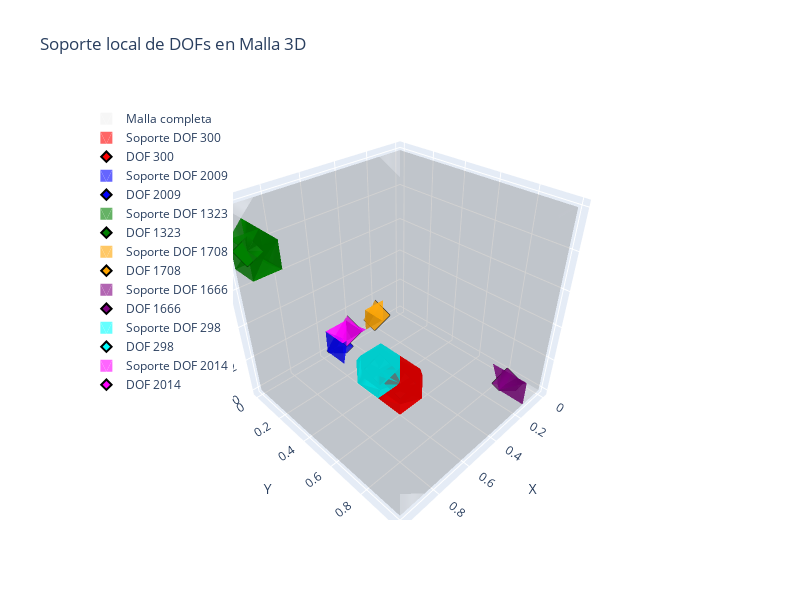

Notebook code for this chart:
### Code cell
# Índices de DOFs a analizar
index_dof = top_10_idx_momentum_z[:7]

# Obtener elementos y tetraedros
elements = mesh.t.T
nodes_coords = mesh.p

# Crear figura
fig = go.Figure()

# 1. Graficar la malla completa (semitransparente)
# Extraer todas las caras del boundary
boundary_facets_idx = mesh.boundary_facets()
boundary_faces = mesh.facets[:, boundary_facets_idx]

fig.add_trace(
    go.Mesh3d(
        x=nodes_coords[0, :],
        y=nodes_coords[1, :],
        z=nodes_coords[2, :],
        i=boundary_faces[0, :],
        j=boundary_faces[1, :],
        k=boundary_faces[2, :],
        color='lightgray',
        opacity=0.2,
        name='Malla completa',
        showlegend=True,
        lighting=dict(ambient=0.6, diffuse=0.5, specular=0.3)
    )
)

# 2. Para cada DOF, encontrar elementos que lo contienen
colors = ['red', 'blue', 'green', 'orange', 'purple', 'cyan', 'magenta']

for idx, dof in enumerate(index_dof):
    # Encontrar elementos que contienen este DOF
    element_indices = np.where(basis_u.element_dofs == dof)[1]
    
    if len(element_indices) == 0:
        continue
    
    # Obtener tetraedros de esos elementos
    elements_subset = elements[element_indices]
    
    # Crear caras de los tetraedros para visualización
    # Cada tetraedro tiene 4 caras triangulares
    faces_i, faces_j, faces_k = [], [], []
    
    for tet in elements_subset:
        # Cara 1: nodos 0, 1, 2
        faces_i.extend([tet[0], tet[0], tet[0], tet[1]])
        faces_j.extend([tet[1], tet[1], tet[2], tet[2]])
        faces_k.extend([tet[2], tet[3], tet[3], tet[3]])
    
    # Graficar elementos que contienen el DOF
    fig.add_trace(
        go.Mesh3d(
            x=nodes_coords[0, :],
            y=nodes_coords[1, :],
            z=nodes_coords[2, :],
            i=faces_i,
            j=faces_j,
            k=faces_k,
            color=colors[idx % len(colors)],
            opacity=0.6,
            name=f'Soporte DOF {dof}',
            showlegend=True
        )
    )
    
    # 3. Marcar la ubicación exacta del DOF
    dof_loc = basis_u.doflocs[:, dof]
    
    fig.add_trace(
        go.Scatter3d(
            x=[dof_loc[0]],
            y=[dof_loc[1]],
            z=[dof_loc[2]],
            mode='markers',
            marker=dict(
                size=8,
                color=colors[idx % len(colors)],
                symbol='diamond',
                line=dict(color='black', width=2)
            ),
            name=f'DOF {dof}',
            showlegend=True
        )
    )

# Configurar layout con mayor ancho
fig.update_layout(
    title='Soporte local de DOFs en Malla 3D',
    width=800,
    height=600,
    scene=dict(
        xaxis_title='X',
        yaxis_title='Y',
        zaxis_title='Z',
        aspectmode='data'
    ),
    showlegend=True,
    legend=dict(
        yanchor="top",
        y=0.99,
        xanchor="left",
        x=0.01
    )
)

fig.show()

### Figure 1 — Plotly figure (JSON) as saved in the notebook; plotly's stock layout.template omitted (floating-point values rounded to 4 significant figures; data arrays with more than 128 entries replaced by an {"elided": "..."} marker saying what was removed)
{"data": [{"color": "lightgray", "i": {"elided": "588 int values"}, "j": {"elided": "588 int values"}, "k": {"elided": "588 int values"}, "lighting": {"ambient": 0.6, "diffuse": 0.5, "specular": 0.3}, "name": "Malla completa", "opacity": 0.2, "showlegend": true, "type": "mesh3d", "x": {"elided": "512 float values"}, "y": {"elided": "512 float values"}, "z": {"elided": "512 float values"}}, {"color": "red", "i": [100, 100, 100, 101, 100, 100, 100, 101, 100, 100, 100, 108, 100, 100, 100, 164, 100, 100, 100, 108, 100, 100, 100, 164, 99, 99, 99, 100, 99, 99, 99, 100, 92, 92, 92, 100, 36, 36, 36, 100, 92, 92, 92, 100, 36, 36, 36, 100, 35, 35, 35, 36, 91, 91, 91, 92, 91, 91, 91, 99, 35, 35, 35, 99, 28, 28, 28, 36, 28, 28, 28, 92, 27, 27, 27, 28, 27, 27, 27, 28, 27, 27, 27, 35, 27, 27, 27, 91, 27, 27, 27, 35, 27, 27, 27, 91], "j": [101, 101, 165, 165, 101, 101, 109, 109, 108, 108, 109, 109, 164, 164, 165, 165, 108, 108, 172, 172, 164, 164, 172, 172, 100, 100, 164, 164, 100, 100, 108, 108, 100, 100, 101, 101, 100, 100, 101, 101, 100, 100, 164, 164, 100, 100, 108, 108, 36, 36, 100, 100, 92, 92, 100, 100, 99, 99, 100, 100, 99, 99, 100, 100, 36, 36, 100, 100, 92, 92, 100, 100, 28, 28, 92, 92, 28, 28, 36, 36, 35, 35, 36, 36, 91, 91, 92, 92, 35, 35, 99, 99, 91, 91, 99, 99], "k": [165, 173, 173, 173, 109, 173, 173, 173, 109, 173, 173, 173, 165, 173, 173, 173, 172, 173, 173, 173, 172, 173, 173, 173, 164, 172, 172, 172, 108, 172, 172, 172, 101, 165, 165, 165, 101, 109, 109, 109, 164, 165, 165, 165, 108, 109, 109, 109, 100, 108, 108, 108, 100, 164, 164, 164, 100, 164, 164, 164, 100, 108, 108, 108, 100, 101, 101, 101, 100, 101, 101, 101, 92, 100, 100, 100, 36, 100, 100, 100, 36, 100, 100, 100, 92, 100, 100, 100, 99, 100, 100, 100, 99, 100, 100, 100], "name": "Soporte DOF 300", "opacity": 0.6, "showlegend": true, "type": "mesh3d", "x": {"elided": "512 float values"}, "y": {"elided": "512 float values"}, "z": {"elided": "512 float values"}}, {"marker": {"color": "red", "line": {"color": "black", "width": 2}, "size": 8, "symbol": "diamond"}, "mode": "markers", "name": "DOF 300", "showlegend": true, "type": "scatter3d", "x": [0.5714], "y": [0.5714], "z": [0.1429]}, {"color": "blue", "i": [24, 24, 24, 32, 24, 24, 24, 32], "j": [32, 32, 33, 33, 32, 32, 96, 96], "k": [33, 97, 97, 97, 96, 97, 97, 97], "name": "Soporte DOF 2009", "opacity": 0.6, "showlegend": true, "type": "mesh3d", "x": {"elided": "512 float values"}, "y": {"elided": "512 float values"}, "z": {"elided": "512 float values"}}, {"marker": {"color": "blue", "line": {"color": "black", "width": 2}, "size": 8, "symbol": "diamond"}, "mode": "markers", "name": "DOF 2009", "showlegend": true, "type": "scatter3d", "x": [0.5], "y": [0], "z": [0]}, {"color": "green", "i": [433, 433, 433, 441, 433, 433, 433, 441, 432, 432, 432, 433, 432, 432, 432, 440, 369, 369, 369, 377, 369, 369, 369, 433, 368, 368, 368, 369, 368, 368, 368, 369, 368, 368, 368, 376, 368, 368, 368, 432, 368, 368, 368, 376, 368, 368, 368, 432], "j": [441, 441, 442, 442, 441, 441, 505, 505, 433, 433, 441, 441, 440, 440, 441, 441, 377, 377, 441, 441, 433, 433, 441, 441, 369, 369, 433, 433, 369, 369, 377, 377, 376, 376, 377, 377, 432, 432, 433, 433, 376, 376, 440, 440, 432, 432, 440, 440], "k": [442, 506, 506, 506, 505, 506, 506, 506, 441, 505, 505, 505, 441, 505, 505, 505, 441, 442, 442, 442, 441, 442, 442, 442, 433, 441, 441, 441, 377, 441, 441, 441, 377, 441, 441, 441, 433, 441, 441, 441, 440, 441, 441, 441, 440, 441, 441, 441], "name": "Soporte DOF 1323", "opacity": 0.6, "showlegend": true, "type": "mesh3d", "x": {"elided": "512 float values"}, "y": {"elided": "512 float values"}, "z": {"elided": "512 float values"}}, {"marker": {"color": "green", "line": {"color": "black", "width": 2}, "size": 8, "symbol": "diamond"}, "mode": "markers", "name": "DOF 1323", "showlegend": true, "type": "scatter3d", "x": [1], "y": [0.1429], "z": [0.8571]}, {"color": "orange", "i": [8, 8, 8, 16, 8, 8, 8, 72], "j": [16, 16, 80, 80, 72, 72, 80, 80], "k": [80, 81, 81, 81, 80, 81, 81, 81], "name": "Soporte DOF 1708", "opacity": 0.6, "showlegend": true, "type": "mesh3d", "x": {"elided": "512 float values"}, "y": {"elided": "512 float values"}, "z": {"elided": "512 float values"}}, {"marker": {"color": "orange", "line": {"color": "black", "width": 2}, "size": 8, "symbol": "diamond"}, "mode": "markers", "name": "DOF 1708", "showlegend": true, "type": "scatter3d", "x": [0.2143], "y": [0], "z": [0.07143]}, {"color": "purple", "i": [6, 6, 6, 14, 6, 6, 6, 14, 5, 5, 5, 6], "j": [14, 14, 15, 15, 14, 14, 78, 78, 6, 6, 14, 14], "k": [15, 79, 79, 79, 78, 79, 79, 79, 14, 78, 78, 78], "name": "Soporte DOF 1666", "opacity": 0.6, "showlegend": true, "type": "mesh3d", "x": {"elided": "512 float values"}, "y": {"elided": "512 float values"}, "z": {"elided": "512 float values"}}, {"marker": {"color": "purple", "line": {"color": "black", "width": 2}, "size": 8, "symbol": "diamond"}, "mode": "markers", "name": "DOF 1666", "showlegend": true, "type": "scatter3d", "x": [0.07143], "y": [0.8571], "z": [0]}, {"color": "cyan", "i": [99, 99, 99, 100, 99, 99, 99, 100, 99, 99, 99, 107, 99, 99, 99, 163, 99, 99, 99, 107, 99, 99, 99, 163, 98, 98, 98, 99, 98, 98, 98, 99, 91, 91, 91, 99, 35, 35, 35, 99, 91, 91, 91, 99, 35, 35, 35, 99, 34, 34, 34, 35, 90, 90, 90, 91, 90, 90, 90, 98, 34, 34, 34, 98, 27, 27, 27, 35, 27, 27, 27, 91, 26, 26, 26, 27, 26, 26, 26, 27, 26, 26, 26, 34, 26, 26, 26, 90, 26, 26, 26, 34, 26, 26, 26, 90], "j": [100, 100, 164, 164, 100, 100, 108, 108, 107, 107, 108, 108, 163, 163, 164, 164, 107, 107, 171, 171, 163, 163, 171, 171, 99, 99, 163, 163, 99, 99, 107, 107, 99, 99, 100, 100, 99, 99, 100, 100, 99, 99, 163, 163, 99, 99, 107, 107, 35, 35, 99, 99, 91, 91, 99, 99, 98, 98, 99, 99, 98, 98, 99, 99, 35, 35, 99, 99, 91, 91, 99, 99, 27, 27, 91, 91, 27, 27, 35, 35, 34, 34, 35, 35, 90, 90, 91, 91, 34, 34, 98, 98, 90, 90, 98, 98], "k": [164, 172, 172, 172, 108, 172, 172, 172, 108, 172, 172, 172, 164, 172, 172, 172, 171, 172, 172, 172, 171, 172, 172, 172, 163, 171, 171, 171, 107, 171, 171, 171, 100, 164, 164, 164, 100, 108, 108, 108, 163, 164, 164, 164, 107, 108, 108, 108, 99, 107, 107, 107, 99, 163, 163, 163, 99, 163, 163, 163, 99, 107, 107, 107, 99, 100, 100, 100, 99, 100, 100, 100, 91, 99, 99, 99, 35, 99, 99, 99, 35, 99, 99, 99, 91, 99, 99, 99, 98, 99, 99, 99, 98, 99, 99, 99], "name": "Soporte DOF 298", "opacity": 0.6, "showlegend": true, "type": "mesh3d", "x": {"elided": "512 float values"}, "y": {"elided": "512 float values"}, "z": {"elided": "512 float values"}}, {"marker": {"color": "cyan", "line": {"color": "black", "width": 2}, "size": 8, "symbol": "diamond"}, "mode": "markers", "name": "DOF 298", "showlegend": true, "type": "scatter3d", "x": [0.5714], "y": [0.4286], "z": [0.1429]}, {"color": "magenta", "i": [24, 24, 24, 88, 24, 24, 24, 88, 16, 16, 16, 24], "j": [88, 88, 89, 89, 88, 88, 96, 96, 24, 24, 88, 88], "k": [89, 97, 97, 97, 96, 97, 97, 97, 88, 89, 89, 89], "name": "Soporte DOF 2014", "opacity": 0.6, "showlegend": true, "type": "mesh3d", "x": {"elided": "512 float values"}, "y": {"elided": "512 float values"}, "z": {"elided": "512 float values"}}, {"marker": {"color": "magenta", "line": {"color": "black", "width": 2}, "size": 8, "symbol": "diamond"}, "mode": "markers", "name": "DOF 2014", "showlegend": true, "type": "scatter3d", "x": [0.4286], "y": [0], "z": [0.07143]}], "layout": {"height": 600, "legend": {"x": 0.01, "xanchor": "left", "y": 0.99, "yanchor": "top"}, "scene": {"aspectmode": "data", "xaxis": {"title": {"text": "X"}}, "yaxis": {"title": {"text": "Y"}}, "zaxis": {"title": {"text": "Z"}}}, "showlegend": true, "title": {"text": "Soporte local de DOFs en Malla 3D"}, "width": 800}}
